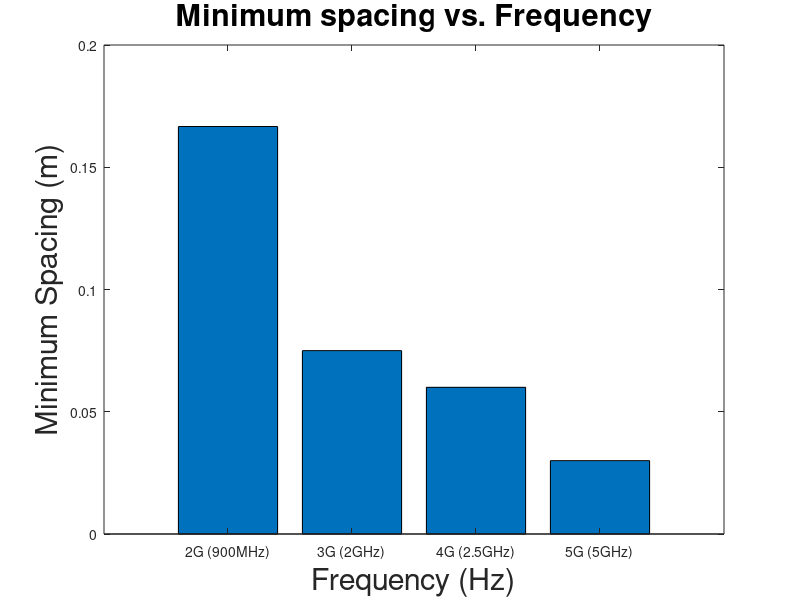

Write MATLAB code to recreate this figure.
clc;
close all;
clear all;

f_2G = 900*10^6;
f_3G = 2*10^9;
f_4G = 2.5*10^9;
f_5G = 5*10^9;
c = 3*10^8;

f = [f_2G, f_3G, f_4G, f_5G];
generations = {'2G (900MHz)', '3G (2GHz)', '4G (2.5GHz)', '5G (5GHz)'};
d_val = zeros(size(f));

for i = 1:length(f)
  lambda = c/f(i);
  D = lambda/2;
  d_val(i) = (2*D^2)/lambda;
end

bar(d_val)
xticks(1:length(f))
xticklabels(generations)

xlabel('Frequency (Hz)', 'Fontsize',22);
ylabel('Minimum Spacing (m)','Fontsize',22);
title('Minimum spacing vs. Frequency','Fontsize',22);
